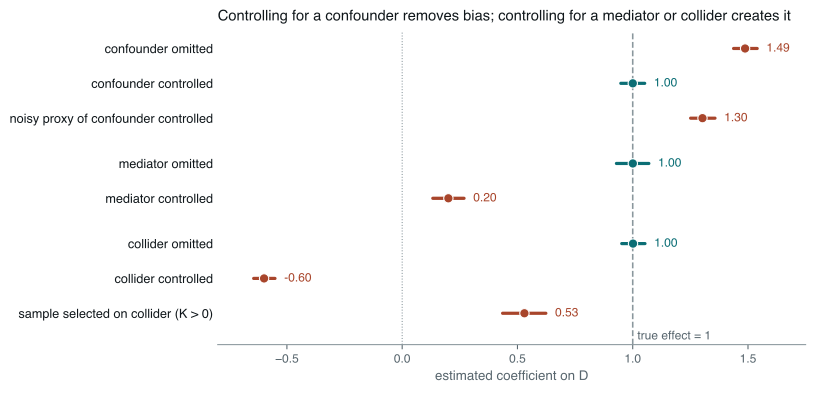

This chart was generated by the following Python code:
# Good and bad controls: what "controlling for" a variable does depends on its
# causal position, not on how strongly it correlates with anything.
#
# In every scenario the causal effect of D on Y is 1. Each row is the estimated
# coefficient on D from 2,000 simulated samples of 1,000 observations: the dot
# is the mean, the bar the 5th-95th percentile range.
#
#   confounder  C -> D, C -> Y.        Omitting C biases; controlling fixes it;
#                                      controlling a noisy proxy fixes only part.
#   mediator    D -> M -> Y.           Omitting M gives the total effect (1);
#                                      controlling M leaves the direct part (0.2).
#   collider    D -> K <- Y.           Omitting K is right; controlling K, or
#                                      keeping only units with K > 0, is wrong.
#
# Run standalone:  uv run --no-project --with matplotlib,numpy python <path>

import os

os.environ.setdefault("SOURCE_DATE_EPOCH", "1735689600")

import matplotlib

matplotlib.use("Agg")
matplotlib.rcParams["svg.fonttype"] = "path"
matplotlib.rcParams["svg.hashsalt"] = "em_controls"
matplotlib.rcParams["font.family"] = ["Helvetica", "Arial", "DejaVu Sans"]

from pathlib import Path

import matplotlib.pyplot as plt
import numpy as np

INK = "#10171B"
MUTED = "#58666E"
TEAL = "#0B6E75"
RUST = "#A8452B"
GREY = "#8A979D"

N = 1000
TRIALS = 2000


def coef_on_first(y: np.ndarray, *regressors: np.ndarray) -> float:
    X = np.column_stack([np.ones(len(y)), *regressors])
    return float(np.linalg.lstsq(X, y, rcond=None)[0][1])


def main() -> None:
    rng = np.random.default_rng(20260913)
    rows: dict[str, list[float]] = {}

    def add(label: str, value: float) -> None:
        rows.setdefault(label, []).append(value)

    for _ in range(TRIALS):
        c = rng.standard_normal(N)
        d = 0.8 * c + rng.standard_normal(N)
        y = 1.0 * d + 1.0 * c + rng.standard_normal(N)
        proxy = c + rng.standard_normal(N)  # reliability 0.5
        add("confounder omitted", coef_on_first(y, d))
        add("confounder controlled", coef_on_first(y, d, c))
        add("noisy proxy of confounder controlled", coef_on_first(y, d, proxy))

        d = rng.standard_normal(N)
        m = 0.8 * d + rng.standard_normal(N)
        y = 0.2 * d + 1.0 * m + rng.standard_normal(N)
        add("mediator omitted", coef_on_first(y, d))
        add("mediator controlled", coef_on_first(y, d, m))

        d = rng.standard_normal(N)
        y = 1.0 * d + rng.standard_normal(N)
        k = d + y + 0.5 * rng.standard_normal(N)
        add("collider omitted", coef_on_first(y, d))
        add("collider controlled", coef_on_first(y, d, k))
        keep = k > 0
        add("sample selected on collider (K > 0)", coef_on_first(y[keep], d[keep]))

    order = [
        ("confounder omitted", RUST),
        ("confounder controlled", TEAL),
        ("noisy proxy of confounder controlled", RUST),
        ("mediator omitted", TEAL),
        ("mediator controlled", RUST),
        ("collider omitted", TEAL),
        ("collider controlled", RUST),
        ("sample selected on collider (K > 0)", RUST),
    ]

    fig, ax = plt.subplots(figsize=(8.6, 4.2))
    ypos = np.arange(len(order))[::-1].astype(float)
    ypos[:3] += 0.6
    ypos[3:5] += 0.3
    ax.axvline(1.0, color=GREY, lw=1.2, ls="--")
    ax.text(1.02, ypos[-1] - 0.75, "true effect = 1", fontsize=9, color=MUTED)
    ax.axvline(0.0, color=GREY, lw=0.8, ls=":")

    print(f"{'scenario':40s} {'mean':>7} {'p5':>7} {'p95':>7}")
    for (label, colour), yv in zip(order, ypos):
        vals = np.array(rows[label])
        lo, hi = np.percentile(vals, [5, 95])
        ax.plot([lo, hi], [yv, yv], color=colour, lw=2.4, solid_capstyle="round")
        ax.plot(vals.mean(), yv, "o", color=colour, ms=7, mec="white", mew=0.8)
        ax.text(hi + 0.04, yv, f"{vals.mean():.2f}", fontsize=9, color=colour, va="center")
        print(f"{label:40s} {vals.mean():7.3f} {lo:7.3f} {hi:7.3f}")

    ax.set_xlim(-0.8, 1.75)
    ax.set_ylim(ypos[-1] - 0.9, ypos[0] + 0.5)
    ax.set_xticks([-0.5, 0, 0.5, 1.0, 1.5])
    ax.set_yticks(ypos)
    ax.set_yticklabels([label for label, _ in order], fontsize=9.5, color=INK)
    ax.tick_params(axis="y", length=0)
    ax.set_xlabel("estimated coefficient on D", fontsize=10, color=MUTED)
    ax.set_title(
        "Controlling for a confounder removes bias; controlling for a mediator or collider creates it",
        fontsize=11,
        color=INK,
        loc="left",
        pad=8,
    )
    ax.tick_params(axis="x", labelsize=9, colors=MUTED)
    for side in ("top", "right", "left"):
        ax.spines[side].set_visible(False)
    ax.spines["bottom"].set_color(GREY)

    fig.tight_layout()
    out = Path(__file__).with_suffix("")
    for ext in ("pdf", "svg"):
        fig.savefig(f"{out}.{ext}", transparent=True, bbox_inches="tight")


main()
